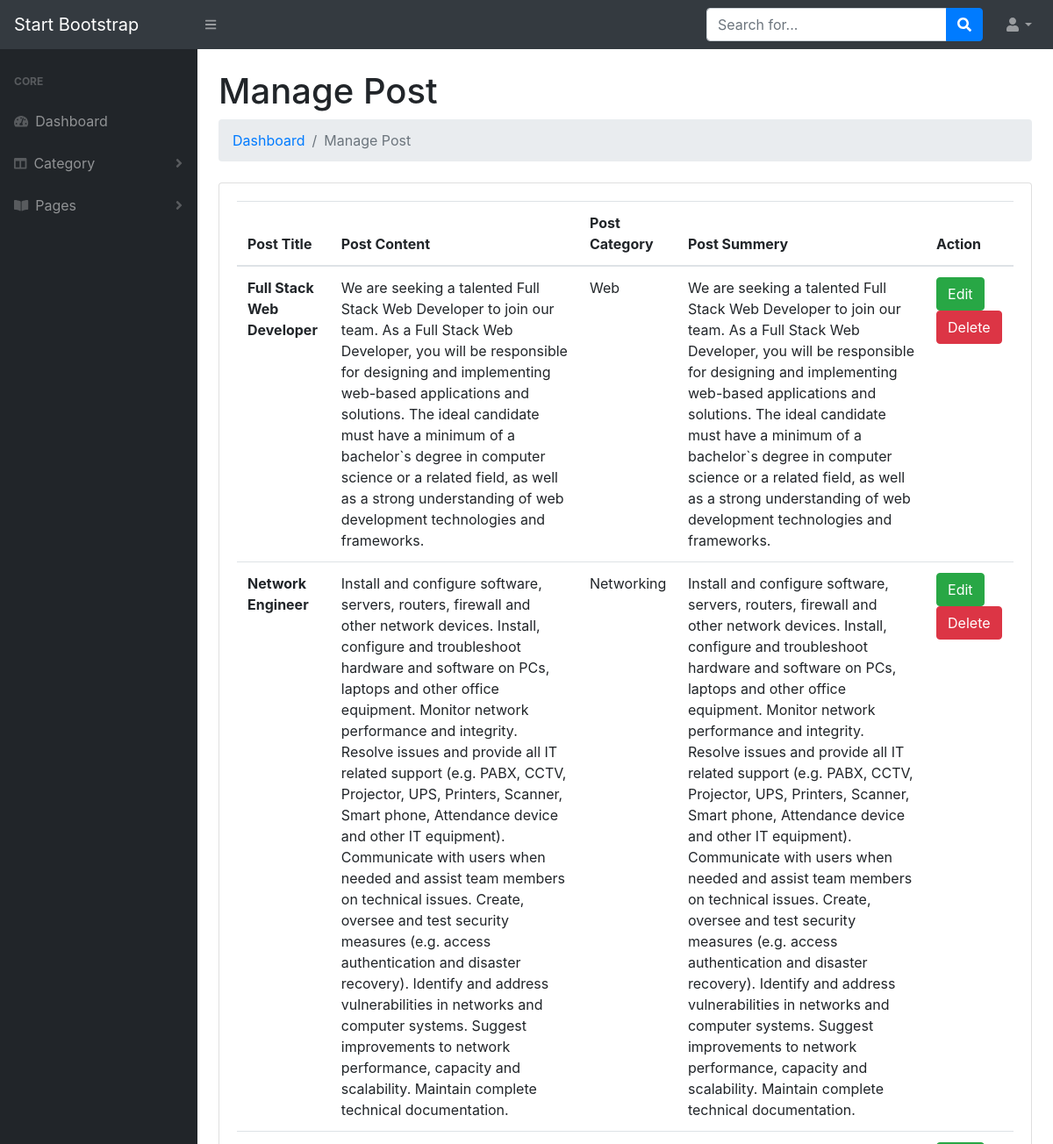
The app's page /admin/managepost.php (upper part), older data.
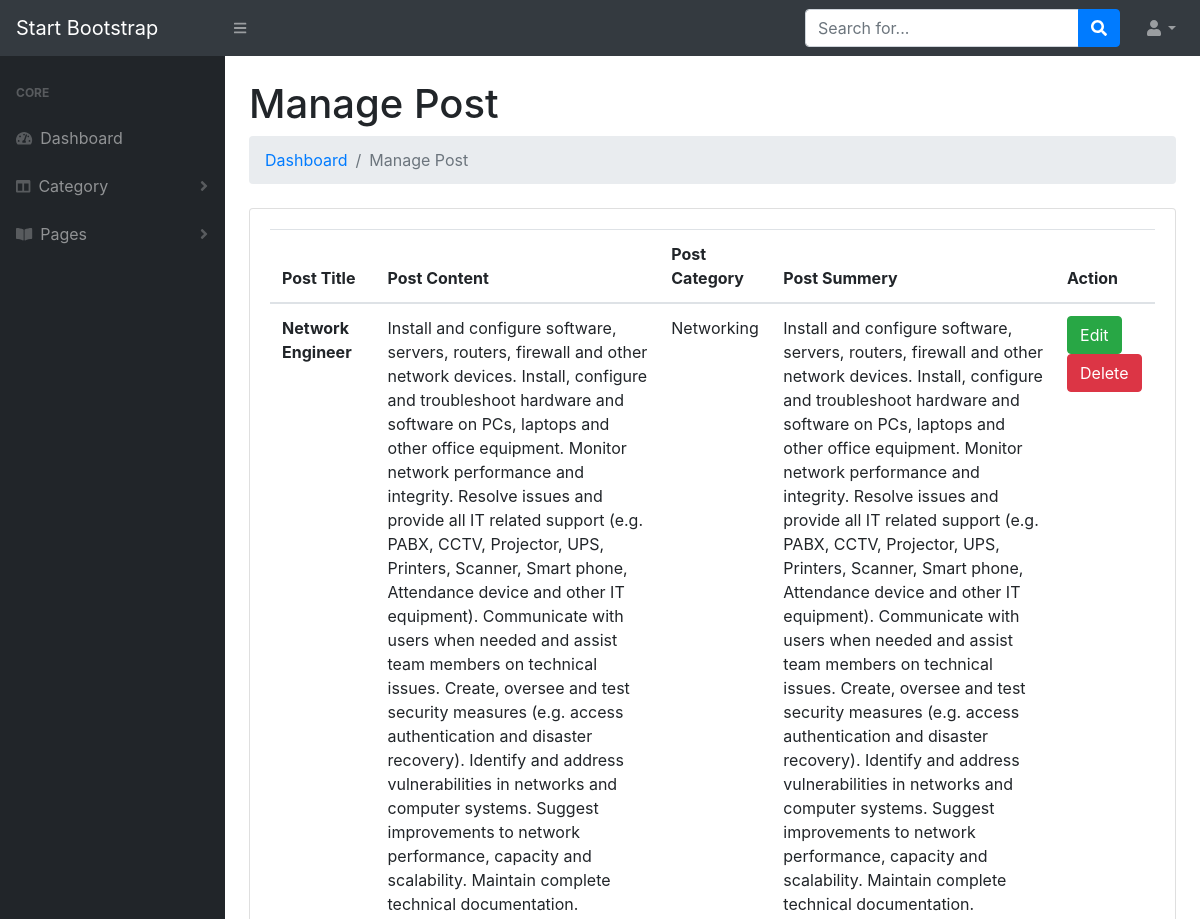
The same page, newer data.
### tables this page shows
CREATE TABLE `posts` (
  `post_id` int(255) NOT NULL,
  `post_title` varchar(255) NOT NULL,
  `post_content` longtext NOT NULL,
  `post_ctg` longtext NOT NULL,
  `post_author` varchar(60) NOT NULL,
  `post_date` date NOT NULL,
  `post_summery` longtext NOT NULL,
  `author_id` int(11) NOT NULL
);

### admin/managepost.php (the view, shortened to what the changed rows need)
<?php
require 'dbconnect.php';
$sql = "SELECT * FROM posts";
if (mysqli_query($conn, $sql)) {
    $tableData = mysqli_query($conn, $sql);
} else {
    echo "Error: " . $sql . "<br>" . $conn->error;
}
?>
<!DOCTYPE html>
<html lang="en">
<head>
    <link href="css/styles.css" rel="stylesheet" />
</head>
<body>
    <div id="layoutSidenav">
        <div id="layoutSidenav_content">
            <main>
                <div class="container-fluid">
                    <h1 class="mt-4">Manage Post</h1>
                    <div class="card mb-4">
                        <div class="card-body">
                            <table class="table Responsive">
                                <thead>
                                    <tr>
                                        <th scope="col">Post Title</th>
                                        <th scope="col">Post Content</th>
                                        <th scope="col">Post Category</th>
                                        <th scope="col">Post Summery</th>
                                        <th scope="col">Action</th>
                                    </tr>
                                </thead>
                                <tbody>
                                    <?php while ($row = mysqli_fetch_assoc($tableData)) { ?>
                                        <tr>
                                            <th scope="row">
                                                <?php echo $row['post_title']; ?>
                                            </th>
                                            <td>
                                                <?php echo $row['post_content']; ?>
                                            </td>
                                            <td>
                                                <?php echo $row['post_ctg']; ?>
                                            </td>
                                            <td>
                                                <?php echo $row['post_summery']; ?>
                                            </td>
                                            <td>
                                                <a class="btn btn-success"
                                                    href="editpost.php?status=edit&&id=<?php echo $row['post_id']; ?>">Edit</a>
                                                <a class="btn btn-danger"
                                                    href="?status=delete&&id=<?php echo $row['post_id']; ?>">Delete</a>
                                            </td>
                                        </tr>
                                    <?php } ?>
                                </tbody>
                            </table>
                        </div>
                    </div>
                </div>
            </main>
        </div>
    </div>
</body>
</html>

Row changes from the older to the newer data that the page shows:
removed posts: post_title "Full Stack Web Developer", post_content "We are seeking a talented Full Stack Web Developer to join our team. As a Full Stack Web Developer, you will be responsible for designing and implementing web-based applications and solutions. The ideal candidate must have a minimum of a bachelor`s degree in computer science or a related field, as well as a strong understanding of web development technologies and frameworks.", post_ctg "Web", post_summery "We are seeking a talented Full Stack Web Developer to join our team. As a Full Stack Web Developer, you will be responsible for designing and implementing web-based applications and solutions. The ideal candidate must have a minimum of a bachelor`s degree in computer science or a related field, as well as a strong understanding of web development technologies and frameworks."
